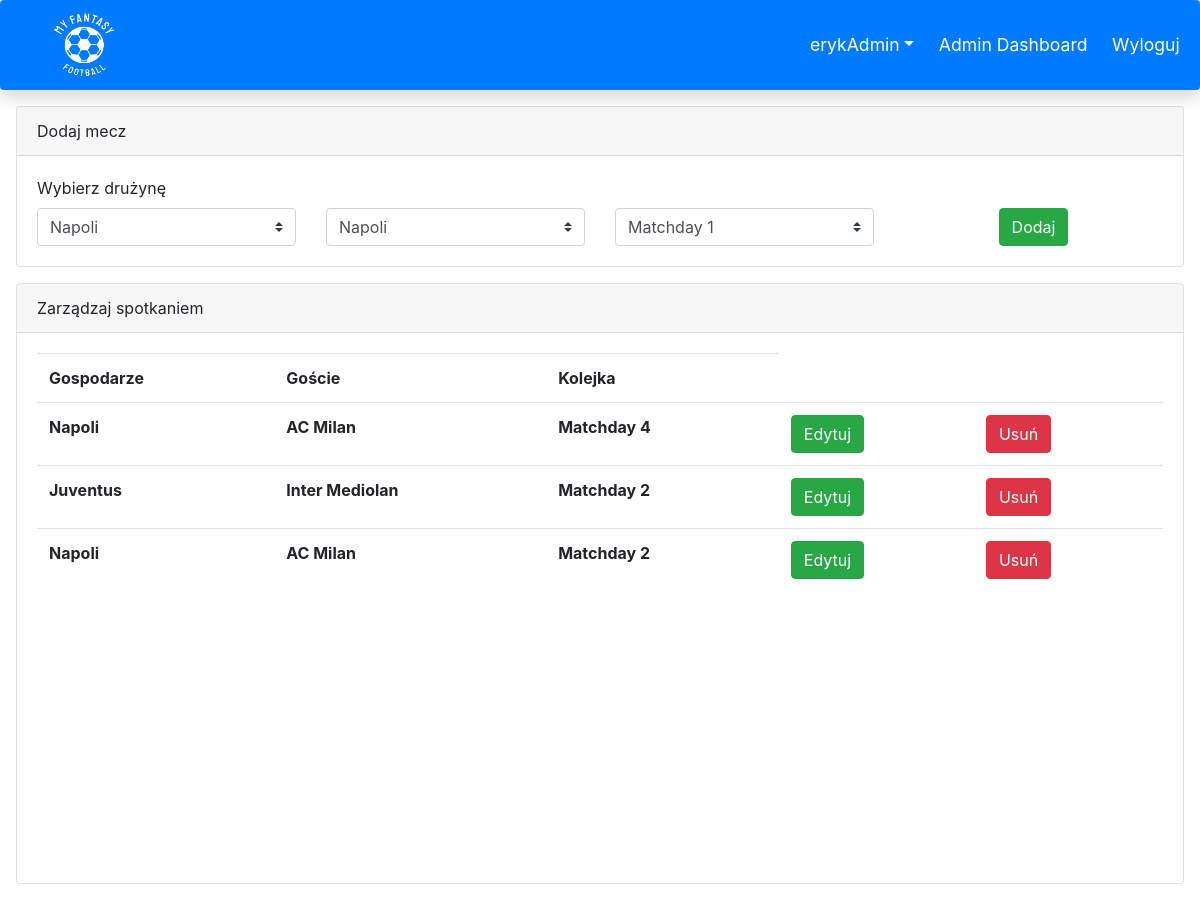
The app's page /admindashboard/ (signed in) with its own data.
### backend/models.py (models this page shows, shortened)
class User(AbstractUser):
    friends = models.ManyToManyField("User", blank=True)

class Match(models.Model):
    Matchday = models.ForeignKey(Matchday, on_delete=models.CASCADE, null=True)
    HomeTeam = models.ForeignKey(Team, on_delete=models.CASCADE, null=True, related_name='home')
    AwayTeam = models.ForeignKey(Team, on_delete=models.CASCADE, null=True, related_name='away')
    HomePlayed = models.ManyToManyField(Footballer, blank=True, related_name='homeplayed')
    AvayPlayed = models.ManyToManyField(Footballer, blank=True, related_name='awayplayed')
    HomeGoals = models.IntegerField(default=0, null=True)
    AwayGoals = models.IntegerField(default=0, null=True)
    event = models.ManyToManyField(FootballersAction, blank=True)

class Team(models.Model):
    name = models.CharField(max_length=30)
    logo = models.ImageField('logo',blank=True, default='/media/ball.jpg')

class Matchday(models.Model):
    name = models.CharField(max_length=30, default="MatchdayX")
    start_date = models.DateTimeField()
    end_date = models.DateTimeField()
    same_team_max = models.IntegerField(null=True, blank=True)

### backend/views.py (the view)
# urls.py: path("admindashboard/", views.adminControlDashboard, name="adminDashboard"),
@login_required
def adminControlDashboard(request, template_name="admincontrol.html"):
    teams = Team.objects.all()
    matchdays = Matchday.objects.all()
    matches = Match.objects.all()
    matches_ordered = matches.order_by("-id")
    context = {"Teams": teams, "Matchdays": matchdays, "Matches": matches_ordered}
    return render(request, template_name, context)

### backend/templates/admincontrol.html (shortened to what this page needs)
{% extends 'base.html' %}
{% block content %}
<div class="card m-3">
    <div class="card-header"> Dodaj mecz </div>
        <div class="card-body">
            <form action="{% url 'createMatch' %}" method = 'POST'>
                <label for="team">Wybierz drużynę</label>
                <div class="row">
                    <div class="col-3">
                        <select name="hometeam" class="custom-select">
                            {% for team in Teams %}
                            <option value="{{team.id}}"> {{team.name}} </option>
                            {% endfor%}
                        </select>
                    </div>
                <div class="col-3">
                    <select name="awayteam" class="custom-select">
                        {% for team in Teams %}
                        <option value="{{team.id}}"> {{team.name}} </option>
                        {% endfor%}
                    </select>
                </div>
                <div class="col-3">
                    <select name="matchday" class="custom-select">
                        {% for mday in Matchdays %}
                        <option value="{{mday.id}}"> {{mday.name}} </option>
                        {% endfor%}
                    </select>
                </div>
                <div class="col-3" align = "center">
                    <input type="submit" class="btn btn-success" name="submit" value="Dodaj">
                </div>
                </div>
            </form>
    </div>
</div>
<div class="card m-3">
    <div class="card-header">Zarządzaj spotkaniem</div>
    <div class="card-body" style="overflow: auto; display: block; height: 550px; width: 100%;" align="center">
        <table class="table table-hover">
            <tr>
                <th> Gospodarze </th>
                <th> Goście </th>
                <th> Kolejka </th>
            </tr>
            {% for match in Matches%}
            <tr>
                <th> {{match.HomeTeam.name}}</th>
                <th> {{match.AwayTeam.name}}</th>
                <th> {{match.Matchday.name}}</th>
                <th>
                <div class="row">
                    <div class="col-6">
                    <a type="button" class="btn btn-success" id="link" href = '/matchManage/{{match.id}}/'>Edytuj</a>
                    </div>
                    <div class="col-6">
                    <form action="{% url 'deleteMatch' %}" method='POST'>
                        <input type="submit" name="submit" class="btn btn-danger" value="Usuń">
                    </form>
                    </div>
                </div>
                </th>
            </tr>
            {% endfor %}
        </table>
    </div>
</div>
{% endblock %}

### backend/templates/navbar.html (shortened to what this page needs)
{% load static %}
{% block extra_css %}
<link rel="stylesheet" type = "text/css" href = "{% static 'css/styles.css' %}">
{% endblock %}
<header>
    <nav class="navbar navbar-expand-sm bg-primary navbar-light shadow rounded px-2 fixed-top">
        <a class="navbar-brand">
            <img src = "{% static 'images/fantasylogo.png/'%}" width="120" height="90" class="d-inline-block align-top" alt="">
        </a>
        <ul class="nav navbar-nav navbar-right navbar-dark bg-primary ml-auto">
            {% if  user.is_authenticated %}
            <li class="nav-item bg-primary dropdown"><a class="nav-link dropdown-toggle" href="#" id="navbarDropdown" role="button"
                data-toggle="dropdown" aria-haspopup="true" aria-expanded="false">
                {{ user.username }}</a>
            {% endif %}
            </li>
            {% if user.is_authenticated %}
            {% if user.is_staff %}
            <li class="nav-item bg-primary"><a class="nav-link" href="{% url 'adminDashboard' %}">Admin Dashboard</a></li>
            {% endif %}
            <li class="nav-item bg-primary"><a class="nav-link" href="{% url 'logout' %}">Wyloguj</a></li>
            {% else%}
            <li class="nav-item bg-primary"><a class="nav-link" href="{% url 'login' %}">Logowanie</a></li>
            <li class="nav-item bg-primary"><a class="nav-link" href="{% url 'register' %}">Rejestracja</a></li>
            {% endif %}
        </ul>
    </nav>
</header>

### static/css/styles.css (style rules this page uses)
body { box-sizing: border-box; margin: 0; padding: 0; background-color: #fff; padding-top: 90px; }
.navbar .navbar-nav .nav-link { color: #fff; font-size: 1.1em; }
.navbar .navbar-nav .nav-link { padding: 0.6em; }
.navbar .navbar-brand { padding: 0 0.6em; }
@media only screen and (min-width: 992px) { .navbar { padding: 0; } }
@media only screen and (min-width: 992px) { .navbar .navbar-nav .nav-link { padding: 1em 0.7em; } }
@media only screen and (min-width: 992px) { .navbar .navbar-brand { padding: 0 0.8em; } }

### records on screen
User: username "erykAdmin"
Match: HomeTeam.name "Napoli", AwayTeam.name "AC Milan", Matchday.name "Matchday 4"
Match: HomeTeam.name "Juventus", AwayTeam.name "Inter Mediolan", Matchday.name "Matchday 2"
Match: HomeTeam.name "Napoli", AwayTeam.name "AC Milan", Matchday.name "Matchday 2"

### other values on screen
form field hometeam "Napoli"
form field awayteam "Napoli"
form field matchday "Matchday 1"
